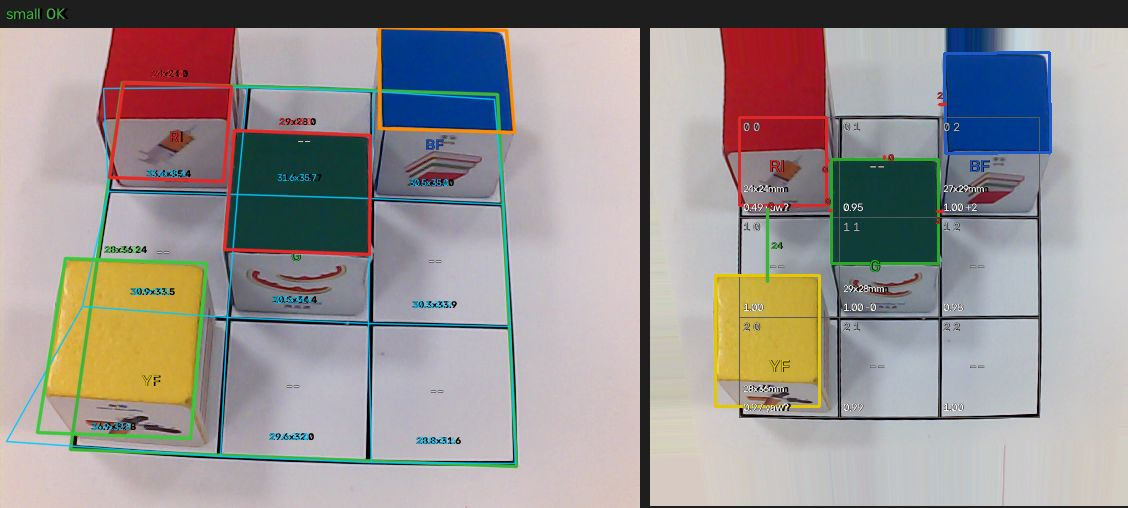
#> input picture ai/scripts/calib_live/autocal/harta_culori.jpg, 1128 x 508 px
$ python -i vision.py   (imports and definitions only)
#> lines starting #> are read from the running program, lines starting #| are printed output that depends on the picture; after the words box and inside, x2 and y2 are one past the last pixel; in counts of white or black regions, pixels touching at a corner belong together
#> further down, picture is the input picture: shape (508, 1128, 3); mean B, G, R 145.9, 147.2, 152.7
"""
Viziune: captura, rectificarea caroiajului, detectia cuburilor si a culorii fetei de sus.

Ideea pentru cuburile Yahboom: fata de sus e fie plina (o culoare), fie o imagine pe
fond alb cu RAMA colorata. Culoarea se decide din rama (inelul exterior al fetei),
nu din interior, ca desenul (doza portocalie, mar rosu etc.) sa nu pacaleasca.
"""
import math

import cv2
import numpy as np

import config as C


class Camera:
    # [28 lines left out: functions __init__, grab, not called in this run]

    def release(self):
        if self.cap is not None:
            self.cap.release()


# ------------------------------------------------------------------ caroiaj
# [37 lines left out: functions refine_corners, warp, not called in this run]


# ------------------------------------------------------------------ culori
def color_masks(bgr):
    hsv = cv2.cvtColor(cv2.GaussianBlur(bgr, (5, 5), 0), cv2.COLOR_BGR2HSV)
#> hsv: shape (508, 1128, 3); mean H, S, V 92.8, 57, 166
    masks = {}
    for name, ranges in C.CULORI.items():
        m = np.zeros(hsv.shape[:2], np.uint8)
        for lo, hi in ranges:
            m |= cv2.inRange(hsv, np.array(lo, np.uint8), np.array(hi, np.uint8))
        masks[name] = m
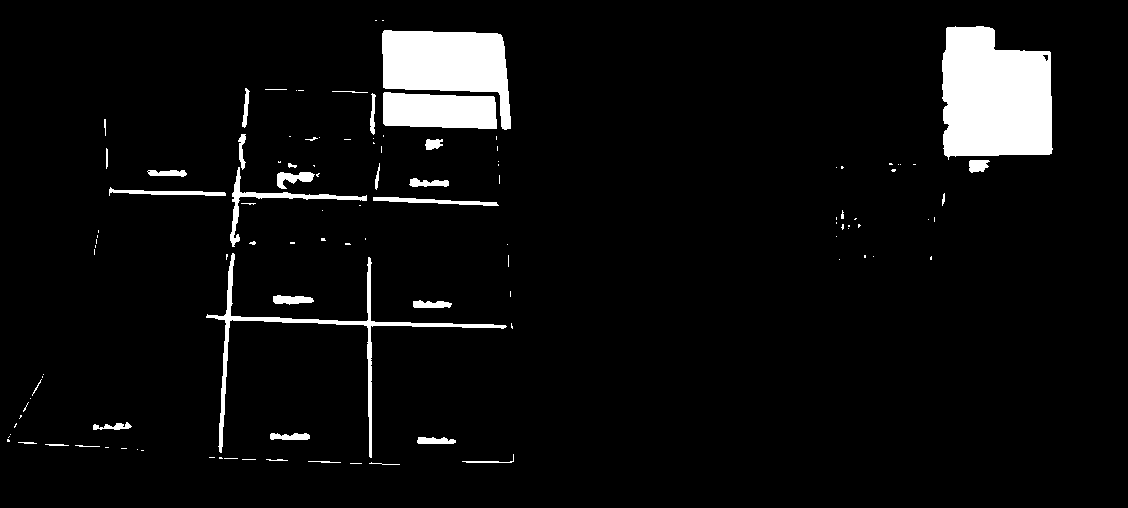
#> m: shape (508, 1128); 5.6% white; 113 white regions (76 under 20 px), largest, box (x1, y1, x2, y2) and area: (942, 26, 1053, 160) 12484, (382, 30, 511, 130) 7606, (383, 92, 497, 129) 3697
#> after the loop, masks = 4 items
    return masks


# [93 lines left out: functions _box_angle, analyze, draw_overlay, format_layout, not called in this run]

>>> import cv2
>>> picture = cv2.imread('../ai/scripts/calib_live/autocal/harta_culori.jpg')
>>> result = color_masks(picture)
#> result = 4 items
